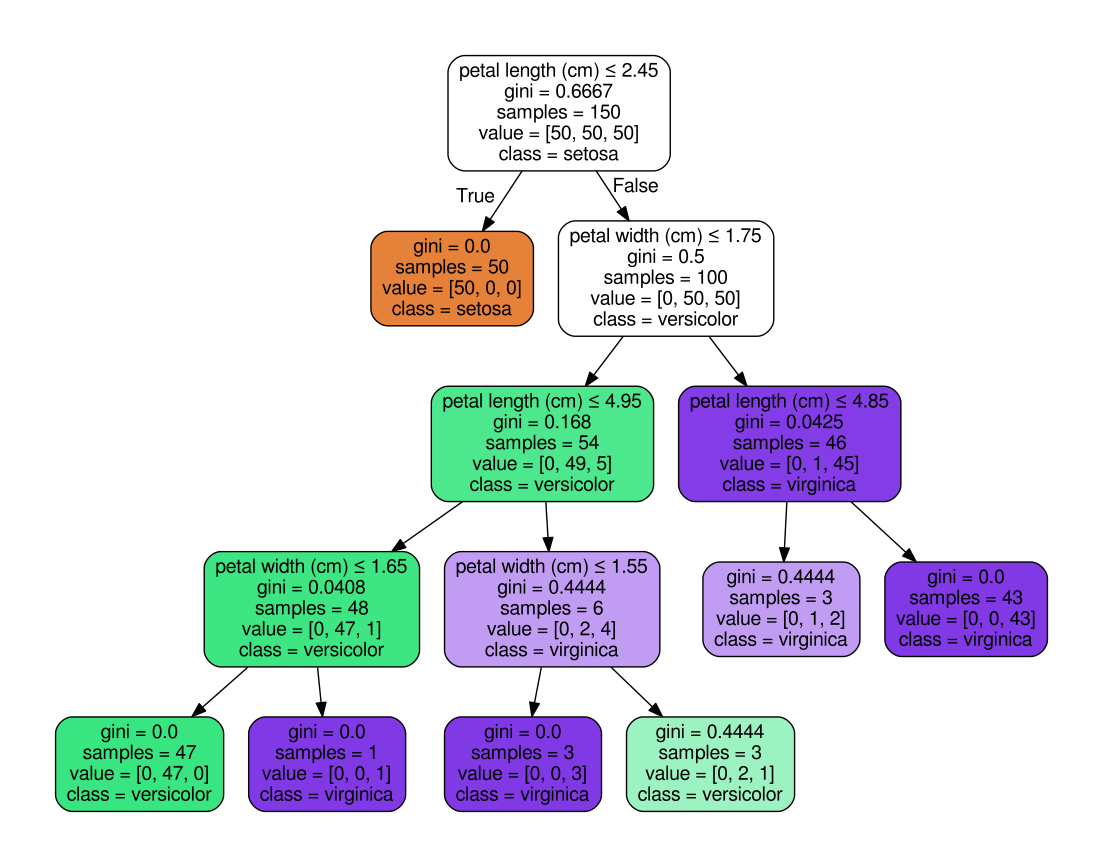

Write the Python code that produced this figure.
#!/usr/bin/env python3

import numpy as np
from sklearn.datasets import load_iris
from sklearn.model_selection import train_test_split
from sklearn.model_selection import cross_val_predict
from sklearn import metrics
from sklearn.metrics import confusion_matrix
from sklearn.model_selection import KFold
from sklearn import tree
import random
from datetime import datetime
import pydotplus


def resubstitution():
    print("resubstitution")
    clfp = clf.fit(iris.data, iris.target)
    pred = clfp.predict(iris.data)
    cm = confusion_matrix(iris.target, pred)
    print(cm)
    print(np.trace(cm)/np.sum(cm))
    with open("iris.dot", 'w') as f:
        f = tree.export_graphviz(clfp, out_file=f)
    dot_data = tree.export_graphviz(clfp, out_file=None,
                                    feature_names=iris.feature_names,
                                    class_names=iris.target_names,
                                    filled=True, rounded=True,
                                    special_characters=True)
    graph = pydotplus.graph_from_dot_data(dot_data)
    graph.write_png("iris.png")
    # graph.write_pdf("iris.pdf")


def cross():
    print("cross")
    X_train, X_test, y_train, y_test = train_test_split(
        iris.data, iris.target, test_size=0.3, random_state=random.seed(datetime.now()))
    clfp = clf.fit(X_train, y_train)
    pred = clfp.predict(X_test)
    m = confusion_matrix(y_test, pred)
    print(m)
    print(np.trace(m)/np.sum(m))
    # predicted = cross_val_predict(clfp, X_test, y_test, cv=10)
    # print(metrics.accuracy_score(y_test, predicted))


def kfold():
    print("kFold")
    kf = KFold(n_splits=12, shuffle=True)
    mx = np.zeros((3,3))
    for train, test in kf.split(iris.data):
        X_train, X_test = iris.data[train], iris.data[test]
        y_train, y_test = iris.target[train], iris.target[test]
        clfp = clf.fit(X_train, y_train)
        pred = clfp.predict(X_test)
        m = confusion_matrix(y_test, pred, labels=[0, 1, 2])
        mx = m.reshape(3,3) + mx
    print(mx)
    print(np.trace(mx)/np.sum(mx))
    # predicted = cross_val_predict(clfp, X_test, y_test, cv=10)
    # print(metrics.accuracy_score(y_test, predicted))


iris = load_iris()
clf = tree.DecisionTreeClassifier(min_samples_split=5)
resubstitution()
cross()
kfold()
